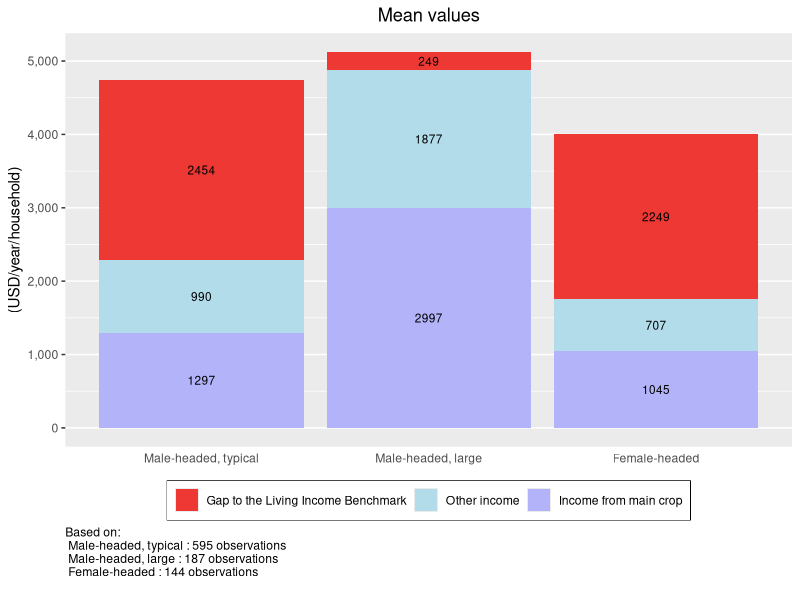
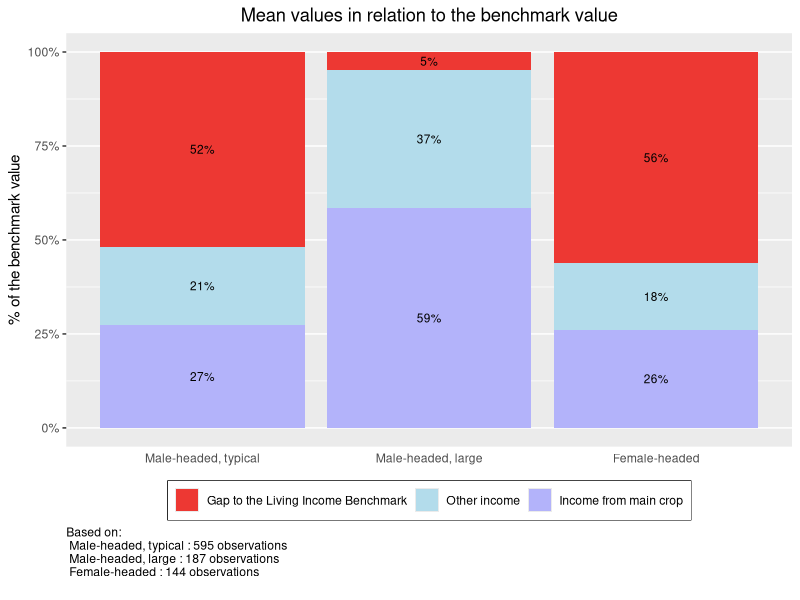
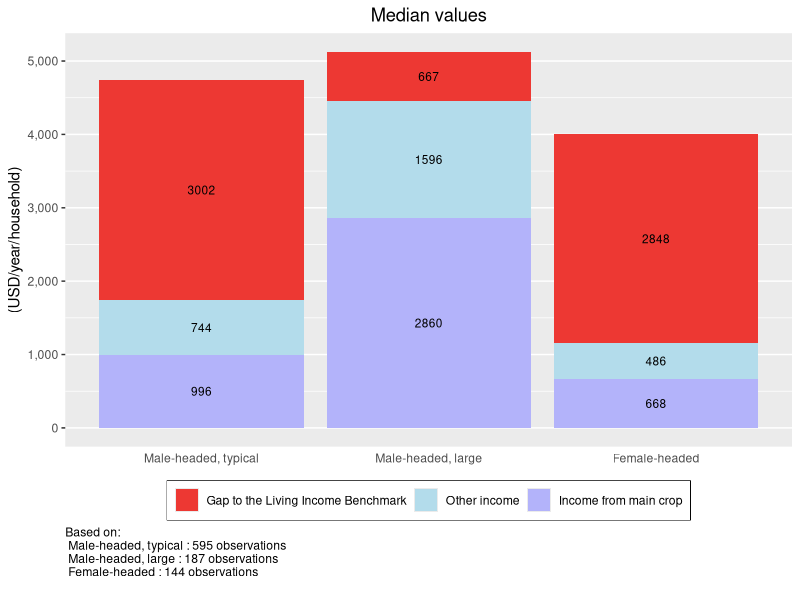
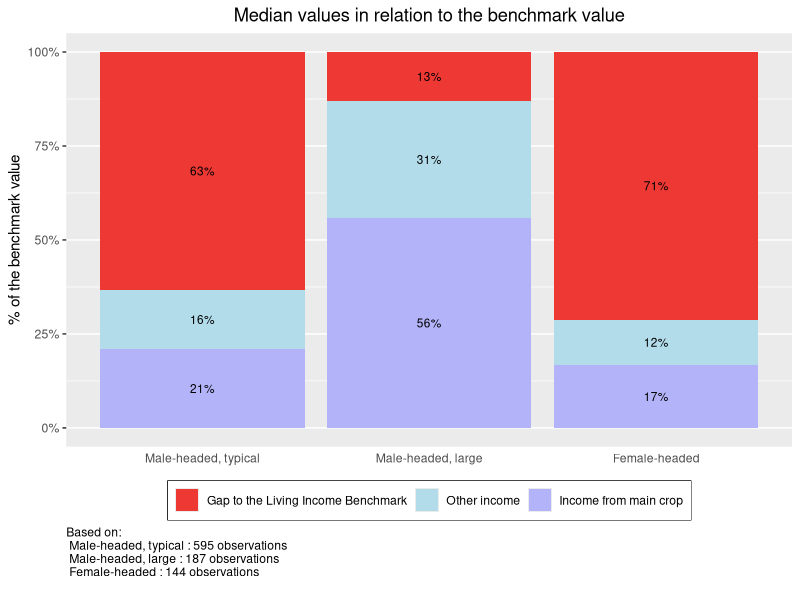
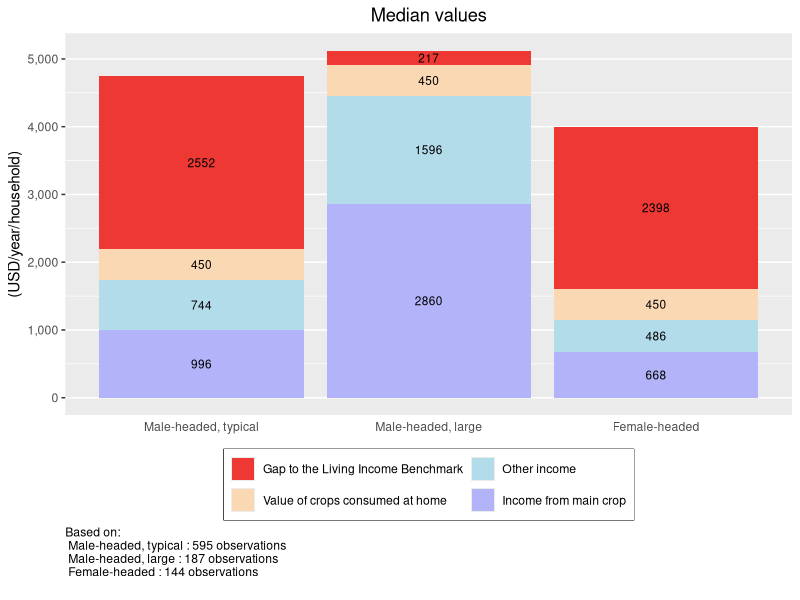
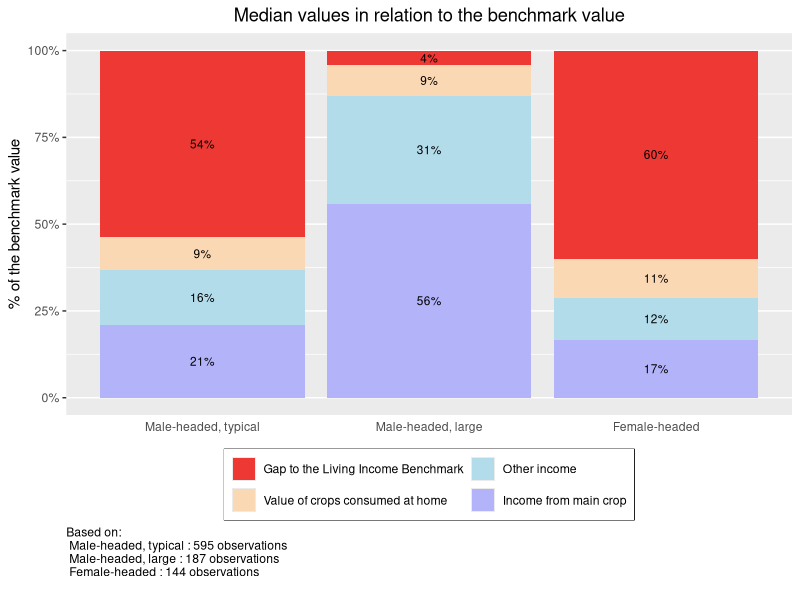
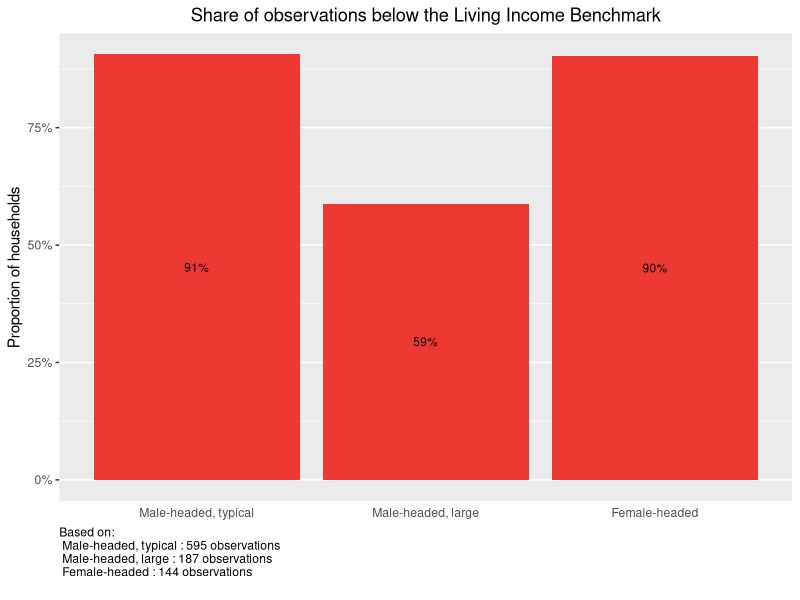
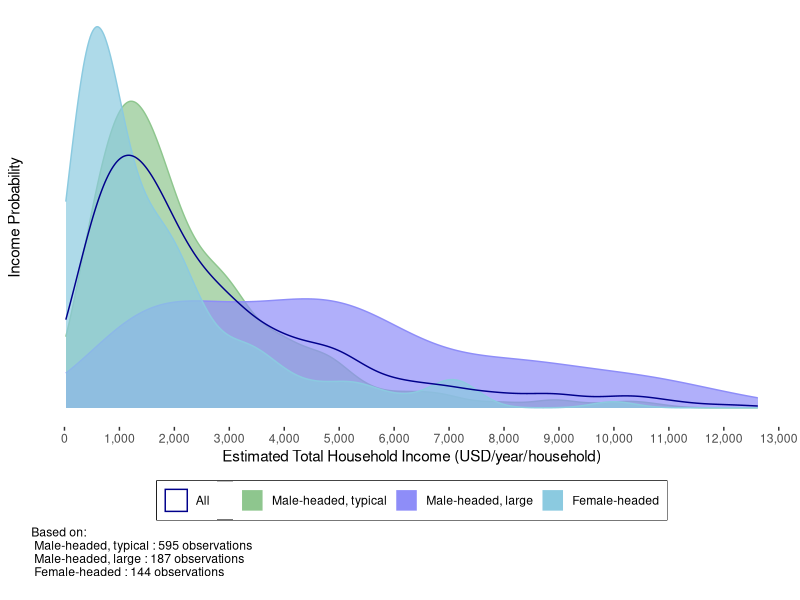

Generate these figures, in order, with R:
## ---- chunk 1
knitr::opts_chunk$set(message = FALSE)
## ---- chunk 2
#### Before continuing any further, load the R libraries that have the 
# necessary functions for this analysis. 

# If you have not previously used these libraries, 
# you will need to instaLl them with the function install.packages("LIBRARY NAME").
# For example: install.packages(tidyverse)
library(tidyverse)
library(knitr)
library(scales)
## ---- chunk 3
## Import data set
df <- read_csv("KIT_Sample_Data.csv")

## Replace variable names
# Main crop
df$income_main_crop <- df$total_cocoa_income_2018
# Total income
df$total_hh_income <- df$total_hh_income_2018
# Groups to compare incomes between
  # Note: name does not change from example data set
df$grouping <- df$grouping
# Living income benchmark
  # Note: name does not change from example data set
df$benchmark <- df$benchmark

## Replace graph labels
main_crop <-"cocoa" 
currency <- "USD"
## ---- chunk 4

#
below_benchmark <- 
  
## ---- chunk 5
# You can communicate colors with R in two ways: through one of the 657 color 
# names build into R, or through a hex color code. 

# To see the names of all 657 colors built into R, run the colors() formula in the command line. 
# The below links to a PDF file with a color sample for all 657 built in colors  
# http://www.stat.columbia.edu/~tzheng/files/Rcolor.pdf

# You can replace any of the below colors with a new color name or hex color code.  

###### Bar graph sections ######
# Gap to the mean
gap_color <- "#ed3833"
# Other income
other_color <- "#b3dceb"  
# Income from main crop
main_color <- "#b3b3fa"
# Value of crops consumed at home
home_color <- "#fad8b3"
  
## Share of observations below the Living Income Benchmark
# Note: these bars all appear the same color
share_color <- "#ed3833"
  
###### Distributional plots ######
  
## By household type
# Group 1
color_1 <- "#8ec68e" # green
# Group 2
color_2 <- "#8e8df8"  # purple
# Group 3
color_3 <- "#8bcae0"  # blue 
# Group 4
color_4 <- "magenta"  # note: sample data only has 3 groups
# Summary line for all groups
color_all <- "dark blue"

## With mean and median
# Distribution curve 
curve_color <- "#b6dce8" 
# Income Mean
mean_color <- "blue"  
# Income Median
median_color <-  "green"
# Living Income Benchmark 
benchmark_color <- "red"  

################# Font color
# To change the color of the font for all graph axis and labels, replace the color 
# in the quotation marks, then run the following two lines of code. 
font_color <- "black"
theme_set(theme_get() + theme(text = element_text(color = font_color)))

## ---- chunk 6
# In the example data set, there are three groups that income is assessed across:
  # Male-headed, typical; Male-headed, large; and Female-headed.
# The below code assigns Male-headed, typical as the far left bar on graphs,
  # Male-headed, large in the middle, and Female-headed on the far right. 

# To customize this chunk of code to your data set, replace the example group 
  # names with the group names in your data set - leaving the quotation marks and 
  # commas as they are. The order of the list below determines the order of the 
  # bars in the ensuing bar graph. 
 
df <- df %>% 
      mutate(grouping = factor(grouping, 
                               levels = c("Male-headed, typical", 
                                       "Male-headed, large", 
                                       "Female-headed")))
## ---- chunk 7
## The first section of this code summarizes and formats the data to be graph-ready
df %>% 
# Group by household type
  group_by(grouping) %>% 
# For each household type, summarize the mean gap to the living income, 
# the mean other income, and the mean main_crop income 
  summarise(Gap = mean(benchmark - total_hh_income),
            Other = mean(total_hh_income - income_main_crop),
            main_crop = mean(income_main_crop)) %>% 
# Gather each income components into one column so the data is in 'long' format
  gather(key = "Component", value = "Income", Gap:main_crop) %>% 
# Re-level the income factors for the order you want them stacked on the graph  
  mutate(Component = factor(Component, 
                            levels = c("Gap", "Other", "main_crop"))) %>% 
# Generate ggplot graph for income by groupings and income component  
  ggplot(aes(y = Income, x = grouping, fill = Component)) +
# Assign graph as stacked bar chart  
  geom_bar(position = "stack", stat = "identity") +
# Label the graph title, axis, and caption  
  labs(title = "Mean values", 
       y = paste("(", currency, "/year/household)", sep = ""),
       x = "",
# Add caption with observation numbers for each household type  
       caption = paste("Based on: \n", 
                   paste(names(table(df$grouping)), 
                       ":", 
                       as.numeric(table(df$grouping)), 
                       "observations \n ", collapse = ''), collapse = '')) +
# Label the legend and assign custom colors 
  scale_fill_manual(values=c(gap_color, other_color, main_color),
                    breaks=c("Gap", "Other", "main_crop"),
                    labels=c("Gap to the Living Income Benchmark",
                                "Other income",
                                "Income from main crop")) +
# Format y-axis labels with a comma  
  scale_y_continuous(labels = comma) +
# Remove x-axis grid lines and tick marks  
  theme(panel.grid.major.x = element_blank(), 
        axis.ticks.x = element_blank(),
        axis.title.x = element_blank(),
# Center plot title        
        plot.title = element_text(hjust = 0.5),
# Move the legend to the bottom of the graph
        legend.position="bottom",
# Remove legend title
        legend.title = element_blank(),
# Put a box around the legend
        legend.box.background = element_rect(),
# Move caption to desired location
        plot.caption = element_text(hjust = 0)) +
# Add incomes to prospective graph components  
  geom_text(aes(label = round(Income)), 
            position = position_stack(vjust = 0.5), 
            size = 3) 
## ---- chunk 8
## The first section of this code summarizes and formats the data to be graph-ready
df %>% 
# Group by household type
  group_by(grouping) %>% 
# For each household type, summarize the mean gap to the living income, 
# the mean other income, and the mean main_crop income. 
# Calculate all as percentages of the Living income benchmark - the total of the income and gap
  summarise(Gap = mean((benchmark - total_hh_income)/benchmark),
            Other = mean((total_hh_income - income_main_crop)/benchmark),
            main_crop = mean(income_main_crop/benchmark)) %>% 
# Gather each income components into one column so the data is in 'long' format
  gather(key = "Component", value = "Income", Gap:main_crop) %>% 
# Re-level the income factors for the order you want them stacked on the graph  
  mutate(Component = factor(Component, 
                            levels = c("Gap", "Other", "main_crop"))) %>% 
# Generate ggplot graph for income by groupings and income component  
  ggplot(aes(y = Income, x = grouping, fill = Component)) +
# Assign graph as stacked bar chart  
  geom_bar(position = "stack", stat = "identity") +
# Label the graph title, axis, and caption  
  labs(title = "Mean values in relation to the benchmark value", 
       y = "% of the benchmark value",
       x = " ",
# Add caption with observation numbers for each household type            
       caption = paste("Based on: \n", 
                   paste(names(table(df$grouping)), 
                       ":", 
                       as.numeric(table(df$grouping)), 
                       "observations \n ", collapse = ''), collapse = '')) +
# Label the legend  
  scale_fill_manual(values=c(gap_color, other_color, main_color),
                      breaks=c("Gap",
                                "Other",
                                "main_crop"),
                      labels=c("Gap to the Living Income Benchmark",
                                "Other income",
                                "Income from main crop")) +
# Format y-axis labels with a comma  
  scale_y_continuous(labels = percent) +
# Remove x-axis grid lines and tick marks  
  theme(panel.grid.major.x = element_blank(), 
        axis.ticks.x = element_blank(),
        axis.title.x = element_blank(),
# Center plot title        
        plot.title = element_text(hjust = 0.5),
# Move the legend to the bottom of the graph
        legend.position="bottom",
# Remove legend title
        legend.title = element_blank(),
# Put a box around the legend
        legend.box.background = element_rect(),
# Move caption to desired location
        plot.caption = element_text(hjust = 0)) +
# Add incomes to prospective graph components  
  geom_text(aes(label = label_percent(accuracy = 1L)(Income)), 
            position = position_stack(vjust = 0.5), 
            size = 3) 
## ---- chunk 9
## The first section of this code summarizes and formats the data to be graph-ready
df %>% 
# Group by household type
  group_by(grouping) %>% 
# For each grouping, summarize the median gap to the living income, 
# the median other income, and the median main_crop income. 
  summarise(Gap = median(benchmark - total_hh_income),
            main_crop = median(income_main_crop),
            benchmark = median(benchmark)) %>%
  mutate(Other = (benchmark - Gap - main_crop)) %>% 
# Gather each income components into one column so the data is in 'long' format
  gather(key = "Component", value = "Income", c(Gap, main_crop, Other)) %>% 
# Re-level the income factors for the order you want them stacked on the graph  
  mutate(Component = factor(Component, 
                            levels = c("Gap", "Other", "main_crop"))) %>% 
# Generate ggplot graph for income by grouping and income component  
  ggplot(aes(y = Income, x = grouping, fill = Component)) +
# Assign graph as stacked bar chart  
  geom_bar(position = "stack", stat = "identity") +
# Label the graph title, axis, and caption  
  labs(title = "Median values", 
       y = paste("(", currency, "/year/household)", sep = ""),
       x = "",
# Add caption with observation numbers for each household type               
       caption = paste("Based on: \n", 
                   paste(names(table(df$grouping)), 
                       ":", 
                       as.numeric(table(df$grouping)), 
                       "observations \n ", collapse = ''), collapse = '')) +
# Label the legend and assign custom colors 
  scale_fill_manual(values=c(gap_color, other_color, main_color),
                    breaks=c("Gap", "Other", "main_crop"),
                    labels=c("Gap to the Living Income Benchmark",
                                "Other income",
                                "Income from main crop")) +
# Format y-axis labels with a comma  
  scale_y_continuous(labels = comma) +
# Remove x-axis grid lines and tick marks  
  theme(panel.grid.major.x = element_blank(), 
        axis.ticks.x = element_blank(),
        axis.title.x = element_blank(),
# Center plot title        
        plot.title = element_text(hjust = 0.5),
# Move the legend to the bottom of the graph
        legend.position="bottom",
# Remove legend title
        legend.title = element_blank(),
# Put a box around the legend
        legend.box.background = element_rect(),
# Move caption to desired location
        plot.caption = element_text(hjust = 0)) +
# Add incomes to prospective graph components  
  geom_text(aes(label = round(Income)), 
            position = position_stack(vjust = 0.5), 
            size = 3) 
## ---- chunk 10
## The first section of this code summarizes and formats the data to be graph-ready
df %>% 
# Group by household type
  group_by(grouping) %>% 
# For each grouping, summarize the median gap to the living income, 
# the median other income, and the median main_crop income. 
# Calculate all as percentages of the Living income benchmark - the total of the income and gap
  summarise(Gap = median((benchmark - total_hh_income)/benchmark),
            main_crop = median((income_main_crop/benchmark)))%>%
  mutate(Other = (1 - Gap - main_crop)) %>%
# Gather each income components into one column so the data is in 'long' format
  gather(key = "Component", value = "Income", Gap:Other) %>% 
# Re-level the income factors for the order you want them stacked on the graph  
  mutate(Component = factor(Component, 
                            levels = c("Gap", "Other", "main_crop"))) %>% 
# Generate ggplot graph for income by grouping and income component  
  ggplot(aes(y = Income, x = grouping, fill = Component)) +
# Assign graph as stacked bar chart  
  geom_bar(position = "fill", stat = "identity") +
# Label the graph title, axis, and caption  
  labs(title = "Median values in relation to the benchmark value", 
       y = "% of the benchmark value",
       x = "",
# Add caption with observation numbers for each household type         
       caption = paste("Based on: \n", 
                   paste(names(table(df$grouping)), 
                       ":", 
                       as.numeric(table(df$grouping)), 
                       "observations \n ", collapse = ''), collapse = '')) +
# Label the legend and assign custom colors 
  scale_fill_manual(values=c(gap_color, other_color, main_color),
                    breaks=c("Gap", "Other", "main_crop"),
                    labels=c("Gap to the Living Income Benchmark",
                                "Other income",
                                "Income from main crop")) +
# Format y-axis labels with a comma  
  scale_y_continuous(labels = percent) +
# Remove x-axis grid lines and tick marks  
  theme(panel.grid.major.x = element_blank(), 
        axis.ticks.x = element_blank(),
        axis.title.x = element_blank(),
# Center plot title        
        plot.title = element_text(hjust = 0.5),
# Move the legend to the bottom of the graph
        legend.position="bottom",
# Remove legend title
        legend.title = element_blank(),
# Put a box around the legend
        legend.box.background = element_rect(),
# Move caption to desired location
        plot.caption = element_text(hjust = 0)) +
# Add incomes to prospective graph components  
  geom_text(aes(label = label_percent(accuracy = 1L)(Income)), 
            position = position_stack(vjust = 0.5), 
            size = 3) 
## ---- chunk 11
## The first section of this code summarizes and formats the data to be graph-ready
df %>% 
# Group by grouping
  group_by(grouping) %>% 
# For each grouping, summarize the median gap to the living income, 
# the median other income, and the median main_crop income. 
  summarise(Gap = median(benchmark - total_hh_income - food_value),
            Food = median(food_value),
            main_crop = median(income_main_crop),
            benchmark = median(benchmark)) %>% 
  mutate(Other = (benchmark - Gap - main_crop - Food)) %>%
# Gather each income components into one column so the data is in 'long' format
  gather(key = "Component", value = "Income", c(Gap, Food, main_crop, Other)) %>% 
# Re-level the income factors for the order you want them stacked on the graph  
  mutate(Component = factor(Component, 
                            levels = c("Gap", "Food", "Other", "main_crop"))) %>% 
# Generate ggplot graph for income by grouping and income component  
  ggplot(aes(y = Income, x = grouping, fill = Component)) +
# Assign graph as stacked bar chart  
  geom_bar(position = "stack", stat = "identity") +
# Label the graph title, axis, and caption  
  labs(title = "Median values", 
       y = paste("(", currency, "/year/household)", sep = ""),
       x = "",
# Add caption with observation numbers for each household type          
       caption = paste("Based on: \n", 
                   paste(names(table(df$grouping)), 
                       ":", 
                       as.numeric(table(df$grouping)), 
                       "observations \n ", collapse = ''), collapse = '')) +
# Label the legend and assign custom colors 
  scale_fill_manual(values=c(gap_color, home_color, other_color, main_color),
                    breaks=c("Gap", "Food", "Other", "main_crop"),
                    labels=c("Gap to the Living Income Benchmark",
                             "Value of crops consumed at home",
                              "Other income",
                              "Income from main crop")) +
# Wrap legend onto 2 lines to fit everything neatly     
  guides(fill = guide_legend(nrow = 2)) +
# Format y-axis labels with a comma  
  scale_y_continuous(labels = comma) +
# Remove x-axis grid lines and tick marks  
  theme(panel.grid.major.x = element_blank(), 
        axis.ticks.x = element_blank(),
        axis.title.x = element_blank(),
# Center plot title        
        plot.title = element_text(hjust = 0.5),
# Move the legend to the bottom of the graph
        legend.position="bottom",
# Remove legend title
        legend.title = element_blank(),
# Put a box around the legend
        legend.box.background = element_rect(),
# Move caption to desired location
        plot.caption = element_text(hjust = 0)) +
# Add incomes to prospective graph components  
  geom_text(aes(label = round(Income)), 
            position = position_stack(vjust = 0.5), 
            size = 3) 
## ---- chunk 12
## The first section of this code summarizes and formats the data to be graph-ready
df %>% 
# Group by household type
  group_by(grouping) %>% 
# For each household type, summarize the median gap to the living income,
# the median other income, and the median main_crop income. 
# Calculate all as percentages of the Living income benchmark - the total of the income and gap
  summarise(Gap = median((benchmark - total_hh_income - food_value)/benchmark),
            Food = median(food_value/benchmark),
            main_crop = median(income_main_crop/benchmark)) %>% 
  mutate(Other = (1 - Gap - main_crop - Food)) %>%
# Gather each income components into one column so the data is in 'long' format
  gather(key = "Component", value = "Income", Gap:Other) %>% 
# Re-level the income factors for the order you want them stacked on the graph  
  mutate(Component = factor(Component, 
                            levels = c("Gap", "Food", "Other", "main_crop"))) %>% 
# Generate ggplot graph for income by grouping and income component  
  ggplot(aes(y = Income, x = grouping, fill = Component)) +
# Assign graph as stacked bar chart 
  geom_bar(position = "fill", stat = "identity") +
# Label the graph title, axis, and caption  
  labs(title = "Median values in relation to the benchmark value", 
       y = "% of the benchmark value",
       x = "", 
# Add caption with observation numbers for each household type            
       caption = paste("Based on: \n", 
                   paste(names(table(df$grouping)), 
                       ":", 
                       as.numeric(table(df$grouping)), 
                       "observations \n ", collapse = ''), collapse = '')) +
# Label the legend and assign custom colors 
  scale_fill_manual(values=c(gap_color, home_color, other_color, main_color),
                    breaks=c("Gap", "Food", "Other", "main_crop"),
                    labels=c("Gap to the Living Income Benchmark",
                             "Value of crops consumed at home",
                              "Other income",
                              "Income from main crop")) +
# Wrap legend onto 2 lines to fit everything neatly     
  guides(fill = guide_legend(nrow = 2)) +
# Format y-axis labels with a comma and assign limits 0-100% 
  scale_y_continuous(labels = percent, limits = c(0,1)) +
# Remove x-axis grid lines and tick marks  
  theme(panel.grid.major.x = element_blank(), 
        axis.ticks.x = element_blank(),
        axis.title.x = element_blank(),
# Center plot title        
        plot.title = element_text(hjust = 0.5),
# Move the legend to the bottom of the graph
        legend.position="bottom",
# Remove legend title
        legend.title = element_blank(),
# Put a box around the legend
        legend.box.background = element_rect(),
# Move caption to desired location
        plot.caption = element_text(hjust = 0)) +
# Add incomes to prospective graph components  
  geom_text(aes(label = label_percent(accuracy = 1L)(Income)), 
            position = position_stack(vjust = 0.5), 
            size = 3) 
## ---- chunk 13
df %>% 
# Group by household type  
  group_by(grouping) %>% 
# For each household type, calculate the percentage above the living income benchmark 
  summarise(Below = sum(below_benchmark)/n()) %>% 
# Generate ggplot graph for percentage by grouping 
  ggplot(aes(x = grouping, y = Below)) +
# Assign graph as bar graph and color bars red for aesthetics   
  geom_col(fill= share_color) +
# Label the graph title, axis, and caption    
  labs(title = "Share of observations below the Living Income Benchmark",
       y = "Proportion of households",
       x = "",
# Add caption with observation numbers for each household type    
       caption = paste("Based on: \n", 
                   paste(names(table(df$grouping)), 
                       ":", 
                       as.numeric(table(df$grouping)), 
                       "observations \n ", collapse = ''), collapse = '')) +
# Format y-axis labels with a percent  
  scale_y_continuous(labels = percent) +
# Remove x-axis grid lines and tick marks    
  theme(panel.grid.major.x = element_blank(), 
        axis.ticks.x = element_blank(),
        axis.title.x = element_blank(),
# Center plot title          
        plot.title = element_text(hjust = 0.5),
# Move caption to desired location
        plot.caption = element_text(hjust = 0)) +
# Add percents to each graph bar   
  geom_text(aes(label = label_percent(accuracy = 1L)(Below)),
            position = position_stack(vjust = 0.5), 
            size = 3) 
## ---- chunk 14
##### These first few lines of code draft a dataframe of the percent above the 
  # LI benchmark for each group. The character strings in this dataframe are 
  # then used as descriptive comments within the following graph


# below <- 
#   df %>%
#   group_by(grouping) %>% 
#   summarise(Percent = percent(sum(total_hh_income < benchmark)/n()))
# 
# # Formatting the strings as phrases with punctuation   
# below <- paste("Living Income", below$grouping, ": ", 
#                below$Percent, " below", sep = "")

# Create a blank variable to allow for manual legend mapping of the summary curve
df$filler <- "filler"

##### Graph code begins here  
ggplot(df) +
# Set x-axis to total household income and color by household type  
  geom_density(aes(x = total_hh_income, color = grouping, fill = grouping), alpha = 0.7) +
  # Add summary line for all household types
  geom_density(aes(x = total_hh_income, alpha = filler), color = color_all) +
  scale_alpha_manual(name = "Legend", values = 1, labels = "All") +

#   for (i in 1:length(unique(df$grouping))) {
#   
# ### Add vertical lines for Living Income benchmark(s)
# # Add and/or subtract lines based on number of household types
# # and if you have a different benchmark for each.
#   paste(as.character(geom_vline(aes(xintercept = unique(df$grouping)[i], 
#                  color = below[i]),
#              key_glyph = "path")), "+" )
#   }
#     +

# Add custom colors
  scale_fill_manual(name = "Legend",
                    values = c(color_1, color_2, color_3, color_4),
                    breaks = c(levels(df$grouping)),
                    labels = c(levels(df$grouping))) +
  
  scale_color_manual(name = "Legend",
                    values = c(color_1, color_2, color_3, color_4),
                    breaks = c(levels(df$grouping)),
                    labels = c(levels(df$grouping))) +
  
# Add graph and axis labels
  labs(x = paste("Estimated Total Household Income (", 
                 currency, "/year/household)", sep = ""),
       y = "Income Probability",
# Add caption with observation numbers for each household type               
       caption = paste("Based on: \n", 
                   paste(names(table(df$grouping)), 
                       ":", 
                       as.numeric(table(df$grouping)), 
                       "observations \n ", collapse = ''), collapse = '')) +
# Format x-axis labels as numbers with commas
# If your data has extreme income outliers, 
    # you may need to filter them or add x-axis limits so they do not warp the graph 
  scale_x_continuous(labels = comma, breaks=pretty_breaks(10)) +
# Remove y-axis labels and ticks
  theme(axis.text.y = element_blank(), axis.ticks.y = element_blank(), 
# Remove background grid (the grid is the default)
        panel.grid.major = element_blank(), panel.grid.minor = element_blank(),
# Move the legend to the bottom of the graph
        legend.position="bottom",
# Remove legend title
        legend.title = element_blank(),
# Remove gray background for legend symbols 
        legend.key=element_rect(color=NA),
        # legend.key=element_blank(),
# Put a box around the legend
        legend.box.background = element_rect(),
# Move caption to desired location
        plot.caption = element_text(hjust = 0),
# Make graph background white
        panel.background = element_rect(fill = "white", colour = NA)) + 
# Wrap legend onto 3 lines to fit everything neatly     
  guides(color = guide_legend(nrow = 3)) +
  guides(fill = guide_legend(override.aes = list(color = "white")))

## ---- chunk 15
df %>%
  # Set x-axis to key variable
  ggplot(aes(x = total_hh_income, y =(..count..)/n), fill = dataset) +
  # Add density line. You can change the fill and line colors.
  geom_density(color = "#add8e6", fill = "#add8e6") +
  
  # Add vertical line for living income
  geom_vline(aes(xintercept = mean(benchmark), 
                 color = "Living Income Benchmark"), key_glyph = "path") +
  # Add vertical line for mean income 
  geom_vline(aes(xintercept = mean(df$total_hh_income), 
                 color = "Income Mean"), key_glyph = "path") +
  # Add vertical line for median income
  geom_vline(aes(xintercept = median(df$total_hh_income), 
                 color = "Income Median"), key_glyph = "path") +
  # Add text for percentage below the benchmark
  # Text positioned to the upper right of the benchmark line 
  geom_text(mapping=aes(x=mean(benchmark), 
            y= max(density(df$total_hh_income)$y),
            label=paste((percent(sum(below_benchmark)/nrow(df))), "below the benchmark")),
            position = position_nudge(x = mean(df$benchmark)*0.07),
            vjust=1, hjust=0) +
  # Add graph and axis labels
  labs(x = paste("Estimated Total Household Income (", 
                 currency, "/", "year/household)", 
                 sep = ""),
       y = "Income Probability",
# Add caption with observation numbers for each household type      
       caption = paste("N =", nrow(df))) +
  # Format x-axis labels as numbers with commas
  # If your data has extreme income outliers, 
    # you may need to filter them or add x-axis limits so they do not warp the graph 
  scale_x_continuous(labels = comma, breaks=pretty_breaks(10)) +
  scale_y_continuous(labels = percent) +
  # Remove y-axis labels and ticks
  theme(axis.text.y = element_blank(), axis.ticks.y = element_blank(),
  # Remove background grid (the grid is the default)
        panel.grid.major = element_blank(), panel.grid.minor = element_blank(),
  # Move the legend to the bottom of the graph
        legend.position="bottom",
  # Remove legend title
        legend.title = element_blank(),
  # Remove gray background for legend symbols 
        legend.key=element_rect(fill=NA),
  # Put a box around the legend
        legend.box.background = element_rect(),
  # Move caption to desired location
        plot.caption = element_text(hjust = 0)) +
  # Manually add legend 
  scale_color_manual(values = c("Living Income Benchmark"= "red",
                                "Income Mean"= "blue",
                                "Income Median"="green"))
## ---- chunk 16
df %>%
  # Set x-axis to key variable
  ggplot(aes(x = total_hh_income, fill = dataset)) +
  # Add density line. You can change the fill and line colors.
  geom_histogram(color = "#add8e6", fill = "#add8e6") +
  # Add vertical line for living income
  geom_vline(aes(xintercept = mean(benchmark), 
                 color = "Living Income Benchmark"), key_glyph = "path") +
  # Add vertical line for mean income 
  geom_vline(aes(xintercept = mean(df$total_hh_income), 
                 color = "Income Mean"), key_glyph = "path") +
  # Add vertical line for median income
  geom_vline(aes(xintercept = median(df$total_hh_income), 
                 color = "Income Median"), key_glyph = "path") +
  # Add graph and axis labels
  labs(x = paste("Estimated Total Household Income (", 
                 currency, "/", "year/household)", 
                 sep = ""),
       y = "Number of households",
# Add caption with observation numbers for each household type             
       caption = paste("N =", nrow(df), ", bin width = ", 
                       round(max(df$total_hh_income)/30), currency, collapse = '')) +
  # Format x-axis labels as numbers with commas
  # If your data has extreme income outliers, 
    # you may need to filter them or add x-axis limits so they do not warp the graph 
  scale_x_continuous(labels = comma) +
  # Remove y-axis labels and ticks
  theme(#axis.text.y = element_blank(), axis.ticks.y = element_blank(),
  # Remove background grid (the grid is the default)
        panel.grid.major = element_blank(), panel.grid.minor = element_blank(),
  # Move the legend to the bottom of the graph
        legend.position="bottom",
  # Remove legend title
        legend.title = element_blank(),
  # Remove gray background for legend symbols 
        legend.key=element_rect(fill=NA),
  # Put a box around the legend
        legend.box.background = element_rect(),
  # Move caption to desired location
        plot.caption = element_text(hjust = 0)) +
  # Manually add legend 
  scale_color_manual(values = c("Living Income Benchmark"= "red",
                                "Income Mean"= "blue",
                                "Income Median"="green"))
## ---- chunk 17
df %>% 
# Group by household type  
  group_by(grouping) %>% 
# For each grouping, calculate the average Foster–Greer–Thorbecke (FGT) index 
  summarise(FGT = mean(fgt_gap)) %>% 
# Generate ggplot graph for percentage by grouping 
  ggplot(aes(x = grouping, y = FGT)) +
# Assign graph as bar graph and color bars red for aesthetics   
  geom_col(fill= "red") +
# Label the graph title, axis, and caption    
  labs(title = "FGT index", 
       y = "Index value",
       x = "",
# Add caption with observation numbers for each household type               
       caption = paste("Based on: \n", 
                   paste(names(table(df$grouping)), 
                       ":", 
                       as.numeric(table(df$grouping)), 
                       "observations \n ", collapse = ''), collapse = '')) +
# Format y-axis labels with a percent  
  scale_y_continuous(labels = percent) +
# Remove x-axis grid lines and tick marks    
  theme(panel.grid.major.x = element_blank(), 
        axis.ticks.x = element_blank(),
        axis.title.x = element_blank(),
# Center plot title          
        plot.title = element_text(hjust = 0.5),
# Move caption to desired location
        plot.caption = element_text(hjust = 0)) +
# Add percents to each graph bar   
  geom_text(aes(label = label_percent(accuracy = 1L)(FGT)),
            position = position_stack(vjust = 0.5), 
            size = 3) 
